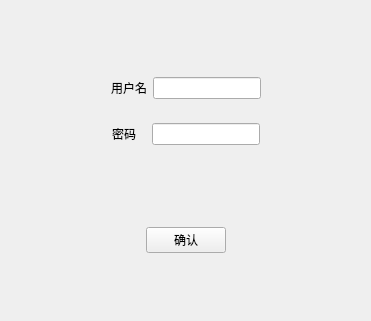
<?xml version="1.0" encoding="UTF-8"?>
<ui version="4.0">
 <class>login</class>
 <widget class="QWidget" name="login">
  <property name="geometry">
   <rect>
    <x>0</x>
    <y>0</y>
    <width>371</width>
    <height>321</height>
   </rect>
  </property>
  <property name="sizePolicy">
   <sizepolicy hsizetype="Fixed" vsizetype="Fixed">
    <horstretch>0</horstretch>
    <verstretch>0</verstretch>
   </sizepolicy>
  </property>
  <property name="windowTitle">
   <string>login</string>
  </property>
  <layout class="QVBoxLayout" name="verticalLayout_3">
   <item>
    <spacer name="verticalSpacer_2">
     <property name="orientation">
      <enum>Qt::Vertical</enum>
     </property>
     <property name="sizeHint" stdset="0">
      <size>
       <width>20</width>
       <height>40</height>
      </size>
     </property>
    </spacer>
   </item>
   <item>
    <widget class="QWidget" name="widget" native="true">
     <layout class="QVBoxLayout" name="verticalLayout">
      <item>
       <widget class="QWidget" name="widget_2" native="true">
        <layout class="QHBoxLayout" name="horizontalLayout">
         <item>
          <spacer name="horizontalSpacer">
           <property name="orientation">
            <enum>Qt::Horizontal</enum>
           </property>
           <property name="sizeHint" stdset="0">
            <size>
             <width>40</width>
             <height>20</height>
            </size>
           </property>
          </spacer>
         </item>
         <item>
          <widget class="QLabel" name="label">
           <property name="text">
            <string>用户名</string>
           </property>
          </widget>
         </item>
         <item>
          <widget class="QLineEdit" name="lineEdit">
           <property name="maxLength">
            <number>21</number>
           </property>
           <property name="placeholderText">
            <string notr="true"/>
           </property>
          </widget>
         </item>
         <item>
          <spacer name="horizontalSpacer_2">
           <property name="orientation">
            <enum>Qt::Horizontal</enum>
           </property>
           <property name="sizeHint" stdset="0">
            <size>
             <width>40</width>
             <height>20</height>
            </size>
           </property>
          </spacer>
         </item>
        </layout>
       </widget>
      </item>
      <item>
       <widget class="QWidget" name="widget_3" native="true">
        <layout class="QHBoxLayout" name="horizontalLayout_2">
         <item>
          <spacer name="horizontalSpacer_3">
           <property name="orientation">
            <enum>Qt::Horizontal</enum>
           </property>
           <property name="sizeHint" stdset="0">
            <size>
             <width>40</width>
             <height>20</height>
            </size>
           </property>
          </spacer>
         </item>
         <item>
          <widget class="QLabel" name="label_2">
           <property name="text">
            <string>密码   </string>
           </property>
          </widget>
         </item>
         <item>
          <widget class="QLineEdit" name="lineEdit_2">
           <property name="maxLength">
            <number>14</number>
           </property>
           <property name="echoMode">
            <enum>QLineEdit::Password</enum>
           </property>
          </widget>
         </item>
         <item>
          <spacer name="horizontalSpacer_4">
           <property name="orientation">
            <enum>Qt::Horizontal</enum>
           </property>
           <property name="sizeHint" stdset="0">
            <size>
             <width>40</width>
             <height>20</height>
            </size>
           </property>
          </spacer>
         </item>
        </layout>
       </widget>
      </item>
     </layout>
    </widget>
   </item>
   <item>
    <spacer name="verticalSpacer">
     <property name="orientation">
      <enum>Qt::Vertical</enum>
     </property>
     <property name="sizeHint" stdset="0">
      <size>
       <width>20</width>
       <height>40</height>
      </size>
     </property>
    </spacer>
   </item>
   <item>
    <widget class="QWidget" name="widget_4" native="true">
     <layout class="QHBoxLayout" name="horizontalLayout_3">
      <item>
       <spacer name="horizontalSpacer_5">
        <property name="orientation">
         <enum>Qt::Horizontal</enum>
        </property>
        <property name="sizeHint" stdset="0">
         <size>
          <width>40</width>
          <height>20</height>
         </size>
        </property>
       </spacer>
      </item>
      <item>
       <widget class="QPushButton" name="pushButton">
        <property name="text">
         <string>确认</string>
        </property>
       </widget>
      </item>
      <item>
       <spacer name="horizontalSpacer_6">
        <property name="orientation">
         <enum>Qt::Horizontal</enum>
        </property>
        <property name="sizeHint" stdset="0">
         <size>
          <width>40</width>
          <height>20</height>
         </size>
        </property>
       </spacer>
      </item>
     </layout>
    </widget>
   </item>
   <item>
    <spacer name="verticalSpacer_3">
     <property name="orientation">
      <enum>Qt::Vertical</enum>
     </property>
     <property name="sizeHint" stdset="0">
      <size>
       <width>20</width>
       <height>40</height>
      </size>
     </property>
    </spacer>
   </item>
  </layout>
 </widget>
 <resources/>
 <connections/>
</ui>
